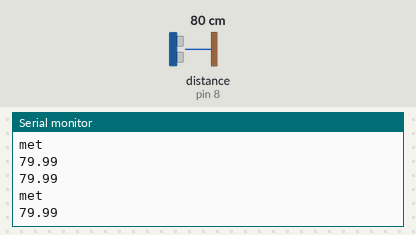
A sketch run on a simulated Arduino Uno, built with avr-gcc and run on an emulated ATmega328P. Shown: the last lines printed to the serial monitor. Inputs (shaded band) come from the test bench; at power-on: distance to the obstacle (sensor on pin 8) 80 cm. The echo pulse lasts 58.3 µs per cm.

Above: at 2.9 s.
3.0 s: distance to the obstacle (sensor on pin 8) set to 2 cm
At 5.2 s:
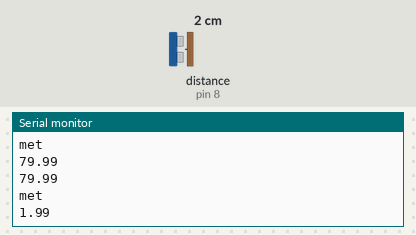
5.8 s: distance to the obstacle (sensor on pin 8) set to 4 cm
At 7.5 s:
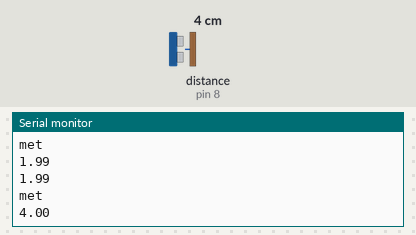
Timing chart, 0 to 9.0 s (numbered marks = the images above; inputs shaded):
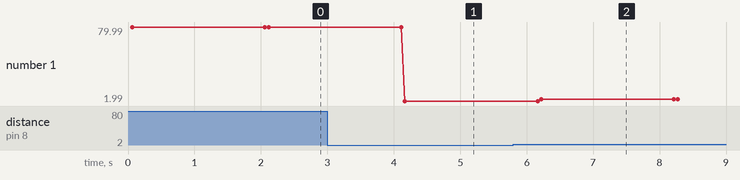

The sketch:

Palimpsest-Passage-Arduino.ino
```cpp
#include <NewPing.h>

#define TRIGGER_PIN 9
#define ECHO_PIN 8
#define MAX_DISTANCE 200

NewPing sonar(TRIGGER_PIN, ECHO_PIN, MAX_DISTANCE);
float duration, distance, threshold;

void setup() {
  // put your setup code here, to run once:
  Serial.begin(9600);
  threshold = 150;
  while (!Serial) {
  }
}


void loop() {
  // put your main code here, to run repeatedly:
  delay(50); // Wait 50ms between pings (about 20 pings/sec). 29ms should be the shortest delay between pings.
  duration = sonar.ping();
  distance = (duration / 2) * 0.0343;
  //Serial.print("Distance = ");
  //Serial.print(distance); // Distance will be 0 when out of set max range.
  if (distance < threshold && distance != 0.0){
	Serial.println("met");
  Serial.println(distance);
	delay(2000);

  }
  Serial.println(distance);
}
```

Measured:
- after the input at 3.0 s, the serial monitor: prints a new line after 1.2 s (image 1)
- after the input at 5.8 s, the serial monitor: prints a new line after 0.42 s (image 2)
- plotted number 1: 79.99 → 1.99 after the input at 3.0 s, 1.99 → 4 after the input at 5.8 s
